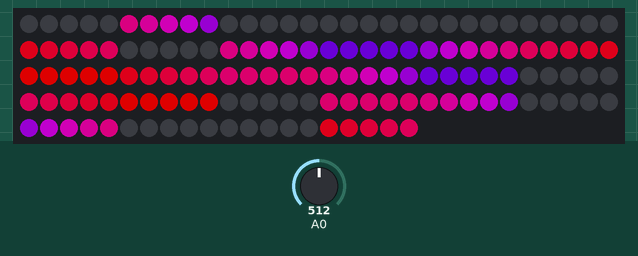
A program run on a simulated ESP8266 (NodeMCU). Shown: 140 RGB LEDs in strip order, left to right, continuing on the next row. The test bench sets the inputs (shaded band); at power-on: A0 = 512. Dim RGB values are drawn brighter than linear; WiFi joins after 1.5 s; servers stay silent unless stated; network time is answered at once with the bench clock; the local clock reads 2024-03-15 10:24:30 at power-on unless the program sets it; random numbers use the default seed unless the program sets one.

Above: at 2.7 s.
2.8 s: A0 set to 716
4.3 s: A0 set to 900
6.0 s: A0 set to 1023
Timing chart, 0 to 9.0 s (numbered marks = the images above; inputs shaded):
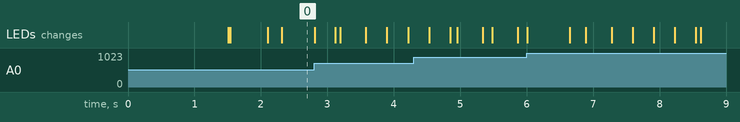

The program:

main.cpp
```cpp
/* WARNING: the code below will make you cry;
*           a safety pig is provided below for your benefit
*                          _
*  _._ _..._ .-',     _.._(`))
* '-. `     '  /-._.-'    ',/
*    )         \            '.
*   / _    _    |             \
*  |  a    a    /              |
*  \   .-.                     ;
*   '-('' ).-'       ,'       ;
*      '-;           |      .'
*         \           \    /
*         | 7  .__  _.-\   \
*         | |  |  ``/  /`  /
*        /,_|  |   /,_/   /
*           /,_/      '`-'
*/

#include <Arduino.h>
#include <Adafruit_NeoPixel.h>
#include <ESP8266WiFi.h>
#include <ESP8266mDNS.h>
#include <NTPClient.h>
#include <TimeLib.h>

#define PIN 14

//timezone(UTC+x)
#define timezone 3

//Wi-Fi SSID and password
#define ssid  "something"
#define password "something"

//colors (gradient)
#define GRAD0_R 255
#define GRAD0_G 0
#define GRAD0_B 0
#define GRAD1_R 255
#define GRAD1_G 0
#define GRAD1_B 31
#define GRAD2_R 255
#define GRAD2_G 0
#define GRAD2_B 51
#define GRAD3_R 255
#define GRAD3_G 0
#define GRAD3_B 68
#define GRAD4_R 255
#define GRAD4_G 0
#define GRAD4_B 86
#define GRAD5_R 253
#define GRAD5_G 0
#define GRAD5_B 103
#define GRAD6_R 244
#define GRAD6_G 0
#define GRAD6_B 121
#define GRAD7_R 233
#define GRAD7_G 0
#define GRAD7_B 139
#define GRAD8_R 218
#define GRAD8_G 0
#define GRAD8_B 157
#define GRAD9_R 200
#define GRAD9_G 0
#define GRAD9_B 174
#define GRAD10_R 177
#define GRAD10_G 0
#define GRAD10_B 191
#define GRAD11_R 148
#define GRAD11_G 0
#define GRAD11_B 206
#define GRAD12_R 109
#define GRAD12_G 0
#define GRAD12_B 220

Adafruit_NeoPixel strip = Adafruit_NeoPixel(140, PIN, NEO_GRB + NEO_KHZ800);

WiFiUDP ntpUDP;

NTPClient timeClient(ntpUDP, "pool.ntp.org");

byte i, r;
byte a[5];
boolean curState[28];
byte hours, minutes, cMinute = 100, br;
int brightness;
int inputVal, prev_inputVal = 2000;
unsigned long eTime;

void setDigit(byte place, byte digit);
void setVerticalColorGradient(byte line, byte red, byte green, byte blue);

void setup() {
  WiFi.begin(ssid, password);
  while (WiFi.waitForConnectResult() != WL_CONNECTED) {
    delay(5000);
    ESP.restart();
  }
  timeClient.begin();
  timeClient.setTimeOffset(timezone*3600);
  strip.begin();
  strip.show();
  for(i=0;i<5;i++) a[i] = 140;
}

void loop() {
  inputVal = analogRead(A0);
  if (abs(inputVal - prev_inputVal) > 15){
    prev_inputVal = inputVal;
    brightness = (inputVal-20)/5;
    if(brightness < 0) brightness = 0;
    br = brightness + 55;
    strip.setBrightness(br);
  }
  timeClient.update();
  eTime = timeClient.getEpochTime();
  hours = hour(eTime);
  minutes = minute(eTime);
  if(minutes != cMinute){
    setDigit(0, hours/10);
    setDigit(1, hours%10);
    setDigit(2, minutes/10);
    setDigit(3, minutes%10);
    cMinute = minutes;
  }

  setVerticalColorGradient(0, GRAD0_R, GRAD0_G, GRAD0_B);
  setVerticalColorGradient(1, GRAD1_R, GRAD1_G, GRAD1_B);
  setVerticalColorGradient(2, GRAD2_R, GRAD2_G, GRAD2_B);
  setVerticalColorGradient(3, GRAD3_R, GRAD3_G, GRAD3_B);
  setVerticalColorGradient(4, GRAD4_R, GRAD4_G, GRAD4_B);
  setVerticalColorGradient(5, GRAD5_R, GRAD5_G, GRAD5_B);
  setVerticalColorGradient(6, GRAD6_R, GRAD6_G, GRAD6_B);
  setVerticalColorGradient(7, GRAD7_R, GRAD7_G, GRAD7_B);
  setVerticalColorGradient(8, GRAD8_R, GRAD8_G, GRAD8_B);
  setVerticalColorGradient(9, GRAD9_R, GRAD9_G, GRAD9_B);
  setVerticalColorGradient(10, GRAD10_R, GRAD10_G, GRAD10_B);
  setVerticalColorGradient(11, GRAD11_R, GRAD11_G, GRAD11_B);
  setVerticalColorGradient(12, GRAD12_R, GRAD12_G, GRAD12_B);
  for(i=0; i<strip.numPixels(); i++){
    if(!curState[i/5]) strip.setPixelColor(i, 0);
  }
  r = random(0, 150);
  if(r == 42){
    if(a[0] > 139) a[0] = 0;
    else if(a[1] > 139) a[1] = 0;
    else if(a[2] > 139) a[2] = 0;
    else if(a[3] > 139) a[3] = 0;
    else if(a[4] > 139) a[4] = 0;
  }
  for(i=0; i<5; i++){
    if(a[i] < 140){
      if(curState[a[i]/5]) strip.setPixelColor(a[i], 255, 162, 0);
      if(a[i] != 139 && curState[(a[i]+1)/5]) strip.setPixelColor(a[i]+1, 255, 162, 0);
    }
    a[i]++;
  }
  strip.show();
  delay(30);
}


void setDigit(byte place, byte digit){ //drawing digits
  boolean st_a = false, st_b = false,  st_c = false,  st_d = false,  st_e = false,  st_f = false,  st_g = false;
  switch (digit) {
  case 0:
    st_a = true;
    st_b = true;
    st_c = true;
    st_d = true;
    st_e = true;
    st_f = true;
    st_g = false;
    break;
  case 1:
    st_a = false;
    st_b = true;
    st_c = true;
    st_d = false;
    st_e = false;
    st_f = false;
    st_g = false;
    break;
    case 2:
    st_a = true;
    st_b = true;
    st_c = false;
    st_d = true;
    st_e = true;
    st_f = false;
    st_g = true;
    break;
    case 3:
    st_a = true;
    st_b = true;
    st_c = true;
    st_d = true;
    st_e = false;
    st_f = false;
    st_g = true;
    break;
    case 4:
    st_a = false;
    st_b = true;
    st_c = true;
    st_d = false;
    st_e = false;
    st_f = true;
    st_g = true;
    break;
    case 5:
    st_a = true;
    st_b = false;
    st_c = true;
    st_d = true;
    st_e = false;
    st_f = true;
    st_g = true;
    break;
    case 6:
    st_a = true;
    st_b = false;
    st_c = true;
    st_d = true;
    st_e = true;
    st_f = true;
    st_g = true;
    break;
    case 7:
    st_a = true;
    st_b = true;
    st_c = true;
    st_d = false;
    st_e = false;
    st_f = false;
    st_g = false;
    break;
    case 8:
    st_a = true;
    st_b = true;
    st_c = true;
    st_d = true;
    st_e = true;
    st_f = true;
    st_g = true;
    break;
  default:
    st_a = true;
    st_b = true;
    st_c = true;
    st_d = true;
    st_e = false;
    st_f = true;
    st_g = true;
    break;
  }
    curState[0+place*7] = st_g;
    curState[1+place*7] = st_b;
    curState[2+place*7] = st_a;
    curState[3+place*7] = st_f;
    curState[4+place*7] = st_e;
    curState[5+place*7] = st_d;
    curState[6+place*7] = st_c;
}

void setVerticalColorGradient(byte line, byte red, byte green, byte blue){
  switch (line){
    case 0:
      strip.setPixelColor(25, red, green, blue);
      strip.setPixelColor(26, red, green, blue);
      strip.setPixelColor(27, red, green, blue);
      strip.setPixelColor(28, red, green, blue);
      strip.setPixelColor(29, red, green, blue);

      strip.setPixelColor(60, red, green, blue);
      strip.setPixelColor(61, red, green, blue);
      strip.setPixelColor(62, red, green, blue);
      strip.setPixelColor(63, red, green, blue);
      strip.setPixelColor(64, red, green, blue);

      strip.setPixelColor(95, red, green, blue);
      strip.setPixelColor(96, red, green, blue);
      strip.setPixelColor(97, red, green, blue);
      strip.setPixelColor(98, red, green, blue);
      strip.setPixelColor(99, red, green, blue);

      strip.setPixelColor(130, red, green, blue);
      strip.setPixelColor(131, red, green, blue);
      strip.setPixelColor(132, red, green, blue);
      strip.setPixelColor(133, red, green, blue);
      strip.setPixelColor(134, red, green, blue);
      break;
    case 1:
      strip.setPixelColor(24, red, green, blue);
      strip.setPixelColor(30, red, green, blue);
      strip.setPixelColor(59, red, green, blue);
      strip.setPixelColor(65, red, green, blue);
      strip.setPixelColor(94, red, green, blue);
      strip.setPixelColor(100, red, green, blue);
      strip.setPixelColor(129, red, green, blue);
      strip.setPixelColor(135, red, green, blue);
      break;
    case 2:
      strip.setPixelColor(23, red, green, blue);
      strip.setPixelColor(31, red, green, blue);
      strip.setPixelColor(58, red, green, blue);
      strip.setPixelColor(66, red, green, blue);
      strip.setPixelColor(93, red, green, blue);
      strip.setPixelColor(101, red, green, blue);
      strip.setPixelColor(128, red, green, blue);
      strip.setPixelColor(136, red, green, blue);
      break;
    case 3:
      strip.setPixelColor(22, red, green, blue);
      strip.setPixelColor(32, red, green, blue);
      strip.setPixelColor(57, red, green, blue);
      strip.setPixelColor(67, red, green, blue);
      strip.setPixelColor(92, red, green, blue);
      strip.setPixelColor(102, red, green, blue);
      strip.setPixelColor(127, red, green, blue);
      strip.setPixelColor(137, red, green, blue);
      break;
    case 4:
      strip.setPixelColor(21, red, green, blue);
      strip.setPixelColor(33, red, green, blue);
      strip.setPixelColor(56, red, green, blue);
      strip.setPixelColor(68, red, green, blue);
      strip.setPixelColor(91, red, green, blue);
      strip.setPixelColor(103, red, green, blue);
      strip.setPixelColor(126, red, green, blue);
      strip.setPixelColor(138, red, green, blue);
      break;
    case 5:
      strip.setPixelColor(20, red, green, blue);
      strip.setPixelColor(34, red, green, blue);
      strip.setPixelColor(55, red, green, blue);
      strip.setPixelColor(69, red, green, blue);
      strip.setPixelColor(90, red, green, blue);
      strip.setPixelColor(104, red, green, blue);
      strip.setPixelColor(125, red, green, blue);
      strip.setPixelColor(139, red, green, blue);
      break;
    case 6:
      strip.setPixelColor(0, red, green, blue);
      strip.setPixelColor(1, red, green, blue);
      strip.setPixelColor(2, red, green, blue);
      strip.setPixelColor(3, red, green, blue);
      strip.setPixelColor(4, red, green, blue);

      strip.setPixelColor(35, red, green, blue);
      strip.setPixelColor(36, red, green, blue);
      strip.setPixelColor(37, red, green, blue);
      strip.setPixelColor(38, red, green, blue);
      strip.setPixelColor(39, red, green, blue);

      strip.setPixelColor(70, red, green, blue);
      strip.setPixelColor(71, red, green, blue);
      strip.setPixelColor(72, red, green, blue);
      strip.setPixelColor(73, red, green, blue);
      strip.setPixelColor(74, red, green, blue);

      strip.setPixelColor(105, red, green, blue);
      strip.setPixelColor(106, red, green, blue);
      strip.setPixelColor(107, red, green, blue);
      strip.setPixelColor(108, red, green, blue);
      strip.setPixelColor(109, red, green, blue);
      break;
    case 7:
      strip.setPixelColor(19, red, green, blue);
      strip.setPixelColor(5, red, green, blue);
      strip.setPixelColor(54, red, green, blue);
      strip.setPixelColor(40, red, green, blue);
      strip.setPixelColor(89, red, green, blue);
      strip.setPixelColor(75, red, green, blue);
      strip.setPixelColor(124, red, green, blue);
      strip.setPixelColor(110, red, green, blue);
      break;
    case 8:
      strip.setPixelColor(18, red, green, blue);
      strip.setPixelColor(6, red, green, blue);
      strip.setPixelColor(53, red, green, blue);
      strip.setPixelColor(41, red, green, blue);
      strip.setPixelColor(88, red, green, blue);
      strip.setPixelColor(76, red, green, blue);
      strip.setPixelColor(123, red, green, blue);
      strip.setPixelColor(111, red, green, blue);
      break;
    case 9:
      strip.setPixelColor(17, red, green, blue);
      strip.setPixelColor(7, red, green, blue);
      strip.setPixelColor(52, red, green, blue);
      strip.setPixelColor(42, red, green, blue);
      strip.setPixelColor(87, red, green, blue);
      strip.setPixelColor(77, red, green, blue);
      strip.setPixelColor(122, red, green, blue);
      strip.setPixelColor(112, red, green, blue);
      break;
    case 10:
      strip.setPixelColor(16, red, green, blue);
      strip.setPixelColor(8, red, green, blue);
      strip.setPixelColor(51, red, green, blue);
      strip.setPixelColor(43, red, green, blue);
      strip.setPixelColor(86, red, green, blue);
      strip.setPixelColor(78, red, green, blue);
      strip.setPixelColor(121, red, green, blue);
      strip.setPixelColor(113, red, green, blue);
      break;
    case 11:
      strip.setPixelColor(15, red, green, blue);
      strip.setPixelColor(9, red, green, blue);
      strip.setPixelColor(50, red, green, blue);
      strip.setPixelColor(44, red, green, blue);
      strip.setPixelColor(85, red, green, blue);
      strip.setPixelColor(79, red, green, blue);
      strip.setPixelColor(120, red, green, blue);
      strip.setPixelColor(114, red, green, blue);
      break;
    default:
      strip.setPixelColor(10, red, green, blue);
      strip.setPixelColor(11, red, green, blue);
      strip.setPixelColor(12, red, green, blue);
      strip.setPixelColor(13, red, green, blue);
      strip.setPixelColor(14, red, green, blue);

      strip.setPixelColor(45, red, green, blue);
      strip.setPixelColor(46, red, green, blue);
      strip.setPixelColor(47, red, green, blue);
      strip.setPixelColor(48, red, green, blue);
      strip.setPixelColor(49, red, green, blue);

      strip.setPixelColor(80, red, green, blue);
      strip.setPixelColor(81, red, green, blue);
      strip.setPixelColor(82, red, green, blue);
      strip.setPixelColor(83, red, green, blue);
      strip.setPixelColor(84, red, green, blue);

      strip.setPixelColor(115, red, green, blue);
      strip.setPixelColor(116, red, green, blue);
      strip.setPixelColor(117, red, green, blue);
      strip.setPixelColor(118, red, green, blue);
      strip.setPixelColor(119, red, green, blue);
      break;
  }
}
```
